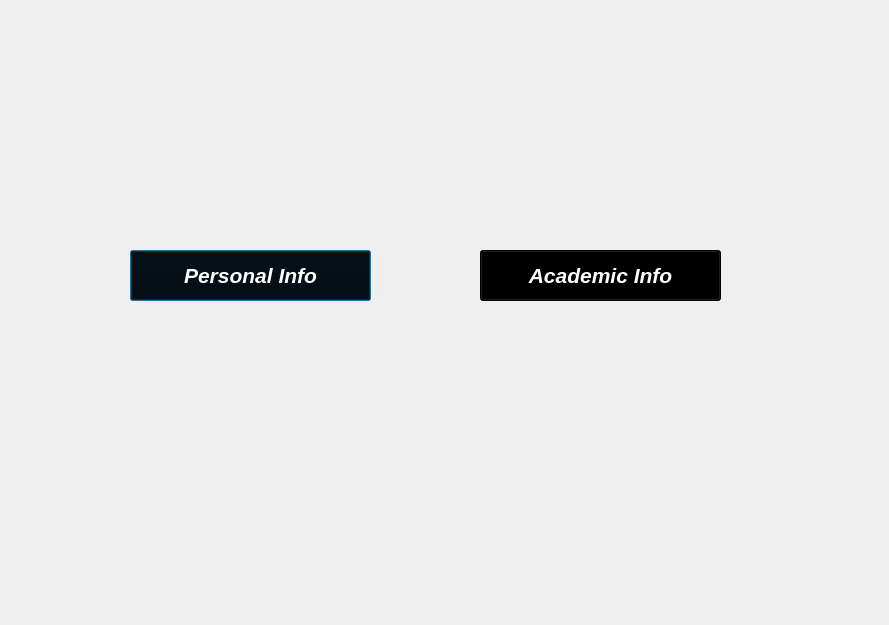
<?xml version="1.0" encoding="UTF-8"?>
<ui version="4.0">
 <class>teacher_info_choice</class>
 <widget class="QDialog" name="teacher_info_choice">
  <property name="geometry">
   <rect>
    <x>0</x>
    <y>0</y>
    <width>889</width>
    <height>625</height>
   </rect>
  </property>
  <property name="windowTitle">
   <string>Dialog</string>
  </property>
  <widget class="QPushButton" name="Personal_info">
   <property name="geometry">
    <rect>
     <x>130</x>
     <y>250</y>
     <width>241</width>
     <height>51</height>
    </rect>
   </property>
   <property name="font">
    <font>
     <pointsize>16</pointsize>
     <italic>true</italic>
     <bold>true</bold>
     <underline>false</underline>
    </font>
   </property>
   <property name="styleSheet">
    <string notr="true">background-color: rgb(0, 0, 0);
color: rgb(255,255, 255);
</string>
   </property>
   <property name="text">
    <string>Personal Info</string>
   </property>
  </widget>
  <widget class="QPushButton" name="Academic_info">
   <property name="geometry">
    <rect>
     <x>480</x>
     <y>250</y>
     <width>241</width>
     <height>51</height>
    </rect>
   </property>
   <property name="font">
    <font>
     <pointsize>16</pointsize>
     <italic>true</italic>
     <bold>true</bold>
     <underline>false</underline>
    </font>
   </property>
   <property name="styleSheet">
    <string notr="true">background-color: rgb(0, 0, 0);
color: rgb(255,255, 255);
</string>
   </property>
   <property name="text">
    <string>Academic Info</string>
   </property>
  </widget>
 </widget>
 <resources/>
 <connections/>
</ui>
